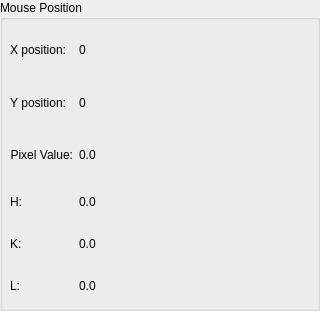
           <widget class="QGroupBox" name="group_box_mouse_pos">
            <property name="enabled">
             <bool>true</bool>
            </property>
            <property name="sizePolicy">
             <sizepolicy hsizetype="Expanding" vsizetype="Preferred">
              <horstretch>0</horstretch>
              <verstretch>0</verstretch>
             </sizepolicy>
            </property>
            <property name="minimumSize">
             <size>
              <width>0</width>
              <height>311</height>
             </size>
            </property>
            <property name="title">
             <string>Mouse Position</string>
            </property>
            <property name="flat">
             <bool>false</bool>
            </property>
            <property name="checkable">
             <bool>false</bool>
            </property>
            <widget class="QWidget" name="gridLayoutWidget">
             <property name="geometry">
              <rect>
               <x>10</x>
               <y>30</y>
               <width>301</width>
               <height>271</height>
              </rect>
             </property>
             <layout class="QFormLayout" name="mouse_pos_layout">
              <property name="sizeConstraint">
               <enum>QLayout::SetDefaultConstraint</enum>
              </property>
              <property name="formAlignment">
               <set>Qt::AlignLeading|Qt::AlignLeft|Qt::AlignVCenter</set>
              </property>
              <property name="horizontalSpacing">
               <number>6</number>
              </property>
              <property name="verticalSpacing">
               <number>12</number>
              </property>
              <property name="leftMargin">
               <number>0</number>
              </property>
              <property name="rightMargin">
               <number>0</number>
              </property>
              <item row="0" column="0">
               <widget class="QLabel" name="mouse_lbl_x">
                <property name="minimumSize">
                 <size>
                  <width>30</width>
                  <height>30</height>
                 </size>
                </property>
                <property name="sizeIncrement">
                 <size>
                  <width>0</width>
                  <height>0</height>
                 </size>
                </property>
                <property name="mouseTracking">
                 <bool>false</bool>
                </property>
                <property name="text">
                 <string>X position:</string>
                </property>
                <property name="alignment">
                 <set>Qt::AlignRight|Qt::AlignTrailing|Qt::AlignVCenter</set>
                </property>
               </widget>
              </item>
              <item row="0" column="1">
               <widget class="QLabel" name="mouse_x_val">
                <property name="sizePolicy">
                 <sizepolicy hsizetype="Expanding" vsizetype="Expanding">
                  <horstretch>0</horstretch>
                  <verstretch>0</verstretch>
                 </sizepolicy>
                </property>
                <property name="minimumSize">
                 <size>
                  <width>0</width>
                  <height>25</height>
                 </size>
                </property>
                <property name="frameShadow">
                 <enum>QFrame::Sunken</enum>
                </property>
                <property name="text">
                 <string>0</string>
                </property>
               </widget>
              </item>
              <item row="1" column="0">
               <widget class="QLabel" name="mouse_lbl_y">
                <property name="minimumSize">
                 <size>
                  <width>30</width>
                  <height>30</height>
                 </size>
                </property>
                <property name="sizeIncrement">
                 <size>
                  <width>0</width>
                  <height>0</height>
                 </size>
                </property>
                <property name="mouseTracking">
                 <bool>false</bool>
                </property>
                <property name="text">
                 <string>Y position:</string>
                </property>
                <property name="alignment">
                 <set>Qt::AlignRight|Qt::AlignTrailing|Qt::AlignVCenter</set>
                </property>
               </widget>
              </item>
              <item row="1" column="1">
               <widget class="QLabel" name="mouse_y_val">
                <property name="sizePolicy">
                 <sizepolicy hsizetype="Expanding" vsizetype="Expanding">
                  <horstretch>0</horstretch>
                  <verstretch>0</verstretch>
                 </sizepolicy>
                </property>
                <property name="minimumSize">
                 <size>
                  <width>0</width>
                  <height>30</height>
                 </size>
                </property>
                <property name="frameShadow">
                 <enum>QFrame::Sunken</enum>
                </property>
                <property name="text">
                 <string>0</string>
                </property>
               </widget>
              </item>
              <item row="2" column="0">
               <widget class="QLabel" name="mouse_lbl_px">
                <property name="minimumSize">
                 <size>
                  <width>0</width>
                  <height>30</height>
                 </size>
                </property>
                <property name="sizeIncrement">
                 <size>
                  <width>0</width>
                  <height>0</height>
                 </size>
                </property>
                <property name="text">
                 <string>Pixel Value:</string>
                </property>
                <property name="alignment">
                 <set>Qt::AlignRight|Qt::AlignTrailing|Qt::AlignVCenter</set>
                </property>
               </widget>
              </item>
              <item row="2" column="1">
               <widget class="QLabel" name="mouse_px_val">
                <property name="sizePolicy">
                 <sizepolicy hsizetype="Expanding" vsizetype="MinimumExpanding">
                  <horstretch>0</horstretch>
                  <verstretch>0</verstretch>
                 </sizepolicy>
                </property>
                <property name="minimumSize">
                 <size>
                  <width>0</width>
                  <height>25</height>
                 </size>
                </property>
                <property name="frameShadow">
                 <enum>QFrame::Sunken</enum>
                </property>
                <property name="text">
                 <string>0.0</string>
                </property>
               </widget>
              </item>
              <item row="3" column="0">
               <widget class="QLabel" name="mouse_lbl_h">
                <property name="minimumSize">
                 <size>
                  <width>0</width>
                  <height>30</height>
                 </size>
                </property>
                <property name="sizeIncrement">
                 <size>
                  <width>0</width>
                  <height>0</height>
                 </size>
                </property>
                <property name="text">
                 <string>H:</string>
                </property>
               </widget>
              </item>
              <item row="3" column="1">
               <widget class="QLabel" name="mouse_h">
                <property name="minimumSize">
                 <size>
                  <width>0</width>
                  <height>30</height>
                 </size>
                </property>
                <property name="frameShadow">
                 <enum>QFrame::Sunken</enum>
                </property>
                <property name="text">
                 <string>0.0</string>
                </property>
               </widget>
              </item>
              <item row="4" column="0">
               <widget class="QLabel" name="mouse_lbl_k">
                <property name="minimumSize">
                 <size>
                  <width>0</width>
                  <height>30</height>
                 </size>
                </property>
                <property name="sizeIncrement">
                 <size>
                  <width>0</width>
                  <height>0</height>
                 </size>
                </property>
                <property name="text">
                 <string>K:</string>
                </property>
               </widget>
              </item>
              <item row="4" column="1">
               <widget class="QLabel" name="mouse_k">
                <property name="minimumSize">
                 <size>
                  <width>0</width>
                  <height>30</height>
                 </size>
                </property>
                <property name="frameShadow">
                 <enum>QFrame::Sunken</enum>
                </property>
                <property name="text">
                 <string>0.0</string>
                </property>
               </widget>
              </item>
              <item row="5" column="0">
               <widget class="QLabel" name="mouse_lbl_l">
                <property name="minimumSize">
                 <size>
                  <width>0</width>
                  <height>30</height>
                 </size>
                </property>
                <property name="sizeIncrement">
                 <size>
                  <width>0</width>
                  <height>0</height>
                 </size>
                </property>
                <property name="text">
                 <string>L:</string>
                </property>
               </widget>
              </item>
              <item row="5" column="1">
               <widget class="QLabel" name="mouse_l">
                <property name="minimumSize">
                 <size>
                  <width>0</width>
                  <height>30</height>
                 </size>
                </property>
                <property name="frameShadow">
                 <enum>QFrame::Sunken</enum>
                </property>
                <property name="text">
                 <string>0.0</string>
                </property>
               </widget>
              </item>
             </layout>
            </widget>
           </widget>
